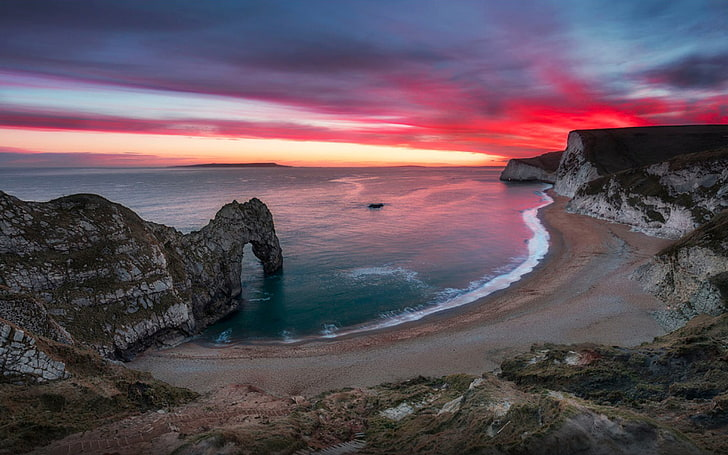
#> input picture opencv/Photos/manzara.jpg, 728 x 455 px
$ python Masking.py
#> lines starting #> are read from the running program, lines starting #| are printed output that depends on the picture; after the words box and inside, x2 and y2 are one past the last pixel; in counts of white or black regions, pixels touching at a corner belong together
#MASKING
import cv2 as cv
import numpy as np

img = cv.imread('Photos/manzara.jpg')
#> img is the input picture: shape (455, 728, 3); mean B, G, R 93.2, 82.1, 97
cv.imshow('Manzara', img)

blank =np.zeros(img.shape[:2], dtype = 'uint8')
cv.imshow('Blank Image', blank)

#cv.circle() ve cv.rectangle() ile iki farklı şekil oluşturulur. cv.bitwise_and() ile bu iki şeklin kesişimini bulanak bir maske oluşturulur
circle = cv.circle(blank.copy(), (img.shape[1]//2 + 45, img.shape[0]//2), 100, 255, -1)
#cv.imshow('Mask', mask)
rectangle = cv.rectangle(blank.copy(),(30,30),(370,370),255,-1)
weird_shape = cv.bitwise_and(circle,rectangle)
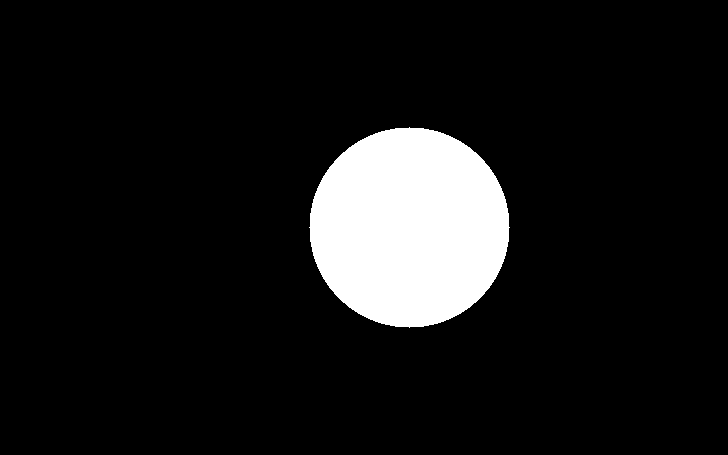
#> circle: shape (455, 728); 9.5% white; 1 white region, box (x1, y1, x2, y2) and area: (309, 127, 510, 328) 31417
cv.imshow('Weird Shape', weird_shape)
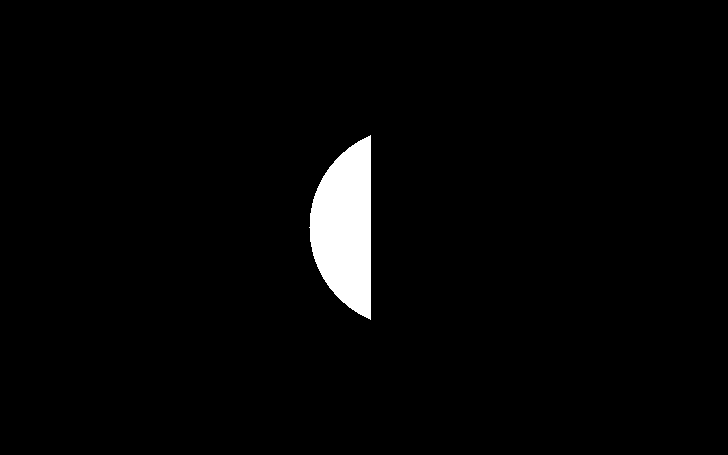
#> window 'Weird Shape': shape (455, 728); 2.5% white; 1 white region, box (x1, y1, x2, y2) and area: (309, 135, 371, 320) 8206

#mask = cv.circle(blank, (img.shape[1]//2, img.shape[0]//2), 100,255,-1)
#cv.imshow('Mask', mask)


#orijinal görüntü ile oluşturulan maske arasındaki kesişim elde edilir ve bu maskeleme işlemi sonucu elde edilen görüntü gösterilir.
masked = cv.bitwise_and(img, img, mask=weird_shape)
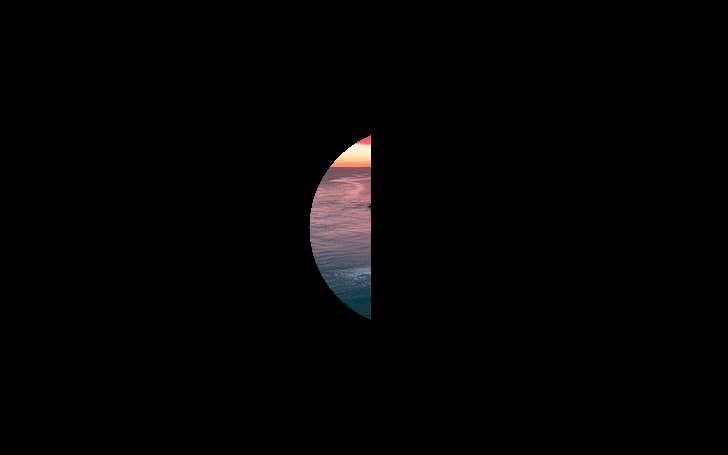
#> masked: shape (455, 728, 3); mean B, G, R 2.9, 2.8, 3.3
cv.imshow ('Masked Image', masked)


cv.waitKey(0)

$ run again, with opencv/Photos/cate.jpg copied over opencv/Photos/manzara.jpg
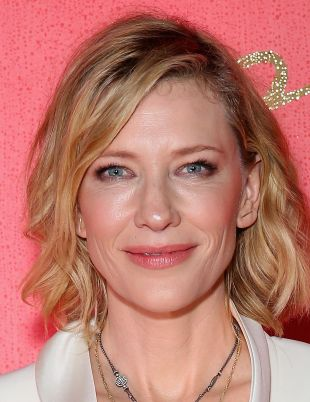
#> input picture opencv/Photos/cate.jpg, 310 x 402 px
#> img is the input picture: shape (402, 310, 3); mean B, G, R 108.5, 119.7, 187.9
#> `weird_shape = cv.bitwise_and(circle,rectangle)`:
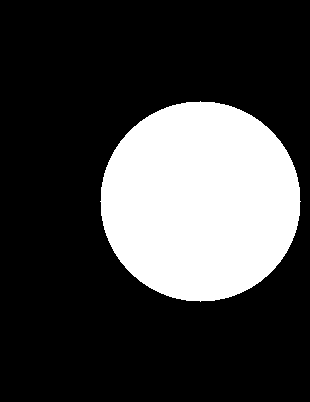
#> circle: shape (402, 310); 25.2% white; 1 white region, box (x1, y1, x2, y2) and area: (100, 101, 301, 302) 31417
#> `masked = cv.bitwise_and(img, img, mask=weird_shape)`:
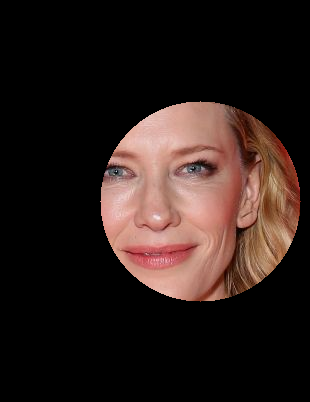
#> masked: shape (402, 310, 3); mean B, G, R 26.4, 30.2, 43.8

$ run again, with opencv/Photos/indir.jpg copied over opencv/Photos/manzara.jpg
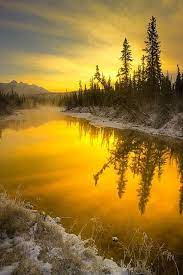
#> input picture opencv/Photos/indir.jpg, 183 x 275 px
#> img is the input picture: shape (275, 183, 3); mean B, G, R 46.1, 119.9, 154.6
#> `weird_shape = cv.bitwise_and(circle,rectangle)`:
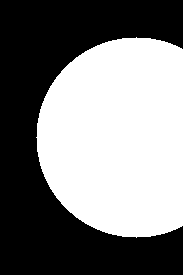
#> circle: shape (275, 183); 49% white; 1 white region, box (x1, y1, x2, y2) and area: (36, 37, 183, 238) 24659
#> `masked = cv.bitwise_and(img, img, mask=weird_shape)`:
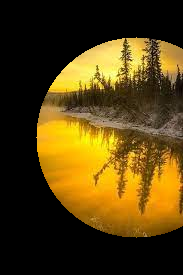
#> masked: shape (275, 183, 3); mean B, G, R 15.2, 63, 84.5
